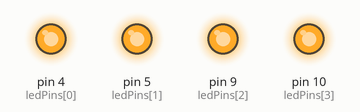
Bench run of a sketch on a simulated Arduino Uno, built with avr-gcc and run on an emulated ATmega328P. On the bench: output pins drawn as LEDs (lit = HIGH).

Above: at 0.2 s.
At 1.7 s:
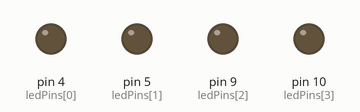
Timing chart, 0 to 3.0 s (numbered marks = the images above):
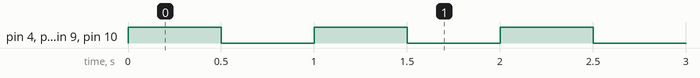

The sketch:

_ledBlinkGitHub.ino
```cpp
int ledPins[] = { 4, 5, 9, 10 };

void setup() {
  // put your setup code here, to run once:
  for (int i = 0; i < 4; i++) {
    pinMode(ledPins[i], OUTPUT);
  }
}

void loop() {
  // put your main code here, to run repeatedly:
  for (int i = 0; i < 4; i++) {
    digitalWrite(ledPins[i], HIGH);
  }
  delay(500);
  for (int i = 0; i < 4; i++) {
    digitalWrite(ledPins[i], LOW);
  }
  delay(500);
}
```

Measured:
- by itself, pin 4 (ledPins[0]), pin 5 (ledPins[1]), pin 9 (ledPins[2]), pin 10 (ledPins[3]): alternates HIGH for 0.50 s and LOW for 0.50 s
